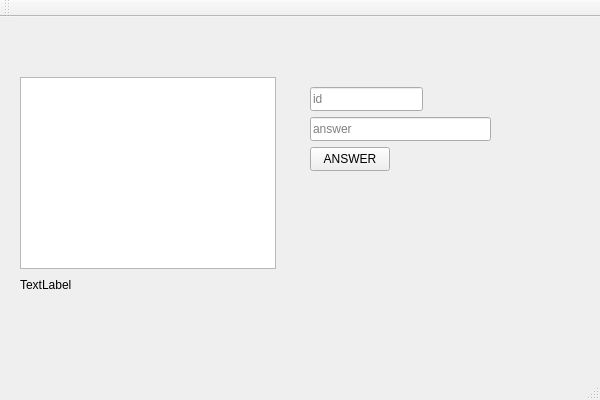
<?xml version="1.0" encoding="UTF-8"?>
<ui version="4.0">
 <class>ParticipantWindowClass</class>
 <widget class="QMainWindow" name="ParticipantWindowClass">
  <property name="geometry">
   <rect>
    <x>0</x>
    <y>0</y>
    <width>600</width>
    <height>400</height>
   </rect>
  </property>
  <property name="windowTitle">
   <string>ParticipantWindow</string>
  </property>
  <widget class="QWidget" name="centralWidget">
   <widget class="QListWidget" name="listWidget">
    <property name="geometry">
     <rect>
      <x>20</x>
      <y>60</y>
      <width>256</width>
      <height>192</height>
     </rect>
    </property>
   </widget>
   <widget class="QLineEdit" name="idInput">
    <property name="geometry">
     <rect>
      <x>310</x>
      <y>70</y>
      <width>113</width>
      <height>24</height>
     </rect>
    </property>
    <property name="placeholderText">
     <string>id</string>
    </property>
   </widget>
   <widget class="QLineEdit" name="ansInput">
    <property name="geometry">
     <rect>
      <x>310</x>
      <y>100</y>
      <width>181</width>
      <height>24</height>
     </rect>
    </property>
    <property name="placeholderText">
     <string>answer</string>
    </property>
   </widget>
   <widget class="QPushButton" name="answBtn">
    <property name="geometry">
     <rect>
      <x>310</x>
      <y>130</y>
      <width>80</width>
      <height>24</height>
     </rect>
    </property>
    <property name="text">
     <string>ANSWER</string>
    </property>
   </widget>
   <widget class="QLabel" name="label">
    <property name="geometry">
     <rect>
      <x>20</x>
      <y>260</y>
      <width>101</width>
      <height>16</height>
     </rect>
    </property>
    <property name="text">
     <string>TextLabel</string>
    </property>
   </widget>
  </widget>
  <widget class="QMenuBar" name="menuBar">
   <property name="geometry">
    <rect>
     <x>0</x>
     <y>0</y>
     <width>600</width>
     <height>21</height>
    </rect>
   </property>
  </widget>
  <widget class="QToolBar" name="mainToolBar">
   <attribute name="toolBarArea">
    <enum>TopToolBarArea</enum>
   </attribute>
   <attribute name="toolBarBreak">
    <bool>false</bool>
   </attribute>
  </widget>
  <widget class="QStatusBar" name="statusBar"/>
 </widget>
 <layoutdefault spacing="6" margin="11"/>
 <resources/>
 <connections/>
</ui>
